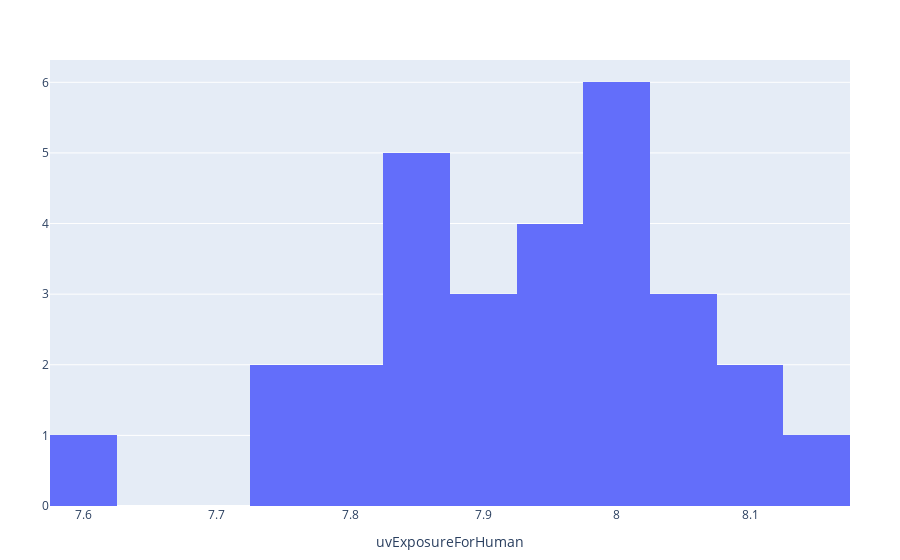

Notebook code for this chart:
### Code cell
savefig(timebased_805_plot_hm, "rq3-locomotec-timebased-805-hm.pdf")
timebased_805_plot_hm

### Figure 1 — Plotly figure (JSON) as saved in the notebook; plotly's stock layout.template omitted (floating-point values rounded to 4 significant figures)
{"data": [{"nbinsx": 15, "type": "histogram", "x": [7.9, 8.01, 8.01, 7.97, 7.85, 7.99, 8.02, 8.04, 7.84, 7.86, 8.04, 7.81, 7.95, 7.87, 7.6, 7.88, 8.1, 8.1, 7.88, 8.04, 7.73, 7.73, 7.85, 7.94, 7.81, 8.14, 7.94, 7.98, 8.02], "xaxis": "x", "yaxis": "y"}], "layout": {"legend": {"tracegroupgap": 0}, "margin": {"b": 50, "l": 50, "r": 50, "t": 60}, "xaxis": {"title": {"text": "uvExposureForHuman"}}}}
